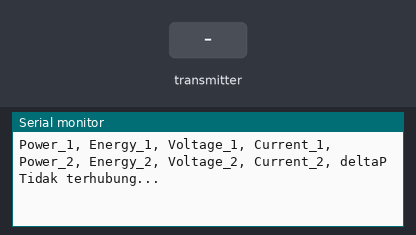
This sketch was run on a simulated Arduino Uno, built with avr-gcc and run on an emulated ATmega328P. Parts: the last lines printed to the serial monitor. Inputs (shaded band) come from the test bench. No radio packets arrive unless stated.

Above: at 18.0 s.
18.1 s: the transmitter starts sending pzem1_power = 0
At 21.1 s:
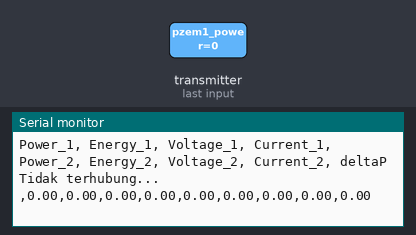
31.5 s: the transmitter starts sending pzem1_energy = 25
At 41.1 s:
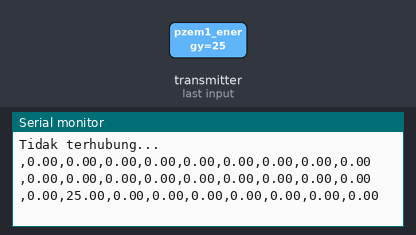
41.4 s: the transmitter starts sending pzem1_voltage = 25
At 51.0 s:
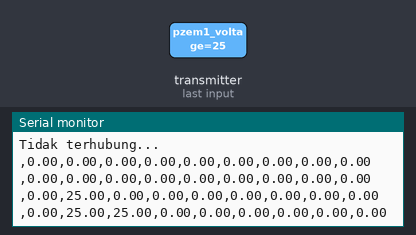
51.3 s: the transmitter starts sending pzem1_current = 25
At 60.9 s:
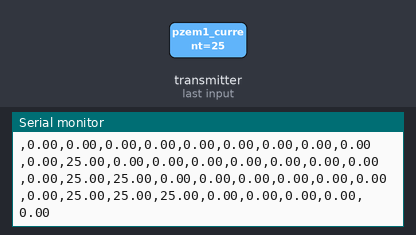
61.2 s: the transmitter starts sending pzem2_power = 25
At 70.8 s:
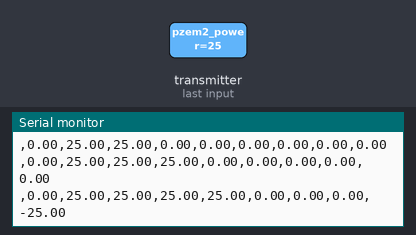
71.1 s: the transmitter starts sending pzem2_energy = 25
At 81.4 s:
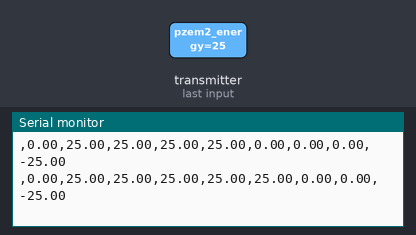

The sketch:

NRF_PZEMRX.ino
```cpp
//==== NODEMCU ESP 8266 AMICA =====
#include <SPI.h>
#include <nRF24L01.h>
#include <RF24.h>

//#define led 5//D1
//yang udah kepake pin: D2, D4, D5, D6, D7 D1, D3, SD3, D7, D8, RX
//JANGAN PAKAI PIN SD2, CMD KARENA JADI EROR

//Relay
//#define relay_1 16 //D0
//#define relay_2 10 //SD3
//#define relay_3 5 //D1

//Input relay
//#define relayInput_1 0 //D3
//#define relayInput_2 15 //D8
//#define relayInput_3 3 //RX


//Baca relay
int input_R1;
int input_R2;
int input_R3;

//Komunikasi SPI
RF24 radio(2,4);

//variabel millis
unsigned long tb1 = 0;
unsigned long tb2 = 0;
unsigned long tb3 = 0;
unsigned long tb4 = 0;

unsigned long tn1;
unsigned long tn2;
unsigned long tn3;
unsigned long tn4;

const byte address[] = "node1";

void setup() {
  Serial.begin(9600);
  //pinMode(led, OUTPUT);
  //pinMode(relay_1, OUTPUT);
  //pinMode(relay_2, OUTPUT);
  //pinMode(relay_3, OUTPUT);
  //pinMode(relayInput_1, INPUT);
  //pinMode(relayInput_2, INPUT);
  //pinMode(relayInput_3, INPUT);
  //pinMode(LED_BUILTIN, OUTPUT);
  Serial.println("Power_1, Energy_1, Voltage_1, Current_1, Power_2, Energy_2, Voltage_2, Current_2, deltaP");
  radio.begin();
  radio.openReadingPipe(0, address);
  //radio.setPALevel(RF24_PA_MAX);
  //radio.setDataRate(RF24_1MBPS);
  radio.startListening();
}

struct datapack {
//PZEM 1
float pzem1_power;
float pzem1_energy;
float pzem1_voltage;
float pzem1_current;
//float pzem1_frequency;
//float pzem1_pf;

//PZEM 2
float pzem2_power;
float pzem2_energy;
float pzem2_voltage;
float pzem2_current;
//float pzem2_frequency;
//float pzem2_pf;
//Supervised system
//float deltaPower;//Delta power
};
datapack data;

void loop() {
  float power_1, energy_1, voltage_1, current_1, frequency_1, pf_1;
  float power_2, energy_2, voltage_2, current_2, frequency_2, pf_2, deltaP;
tn1=millis();
if(tn1-tb1>10000){
  if (radio.available()){
    radio.read(&data, sizeof(data));
    //========= READING MESSAGE =========
    //========= PZEM 1 =========
    //POWER
    Serial.print(",");
    //Serial.print("Power_1: ");
    Serial.print(data.pzem1_power);
    Serial.print(",");

    //ENERGY
    //Serial.print("Energy_1: ");
    Serial.print(data.pzem1_energy);
    Serial.print(",");

    //VOLTAGE
    //Serial.print("Voltage_1: ");
    Serial.print(data.pzem1_voltage);
    Serial.print(",");

    //CURRENT
    //Serial.print("Current_1: ");
    Serial.print(data.pzem1_current);
    Serial.print(",");

    //FREQUENCY
    //Serial.print("Frequency_1: "); Serial.println(data.pzem1_frequency);

    //POWER FACTOR
    //Serial.print("PF_1: "); Serial.println(data.pzem1_pf);

    //========= PZEM 2 =========

    //Serial.print("=========================================="); Serial.println();
    //POWER
    //Serial.print("Power_2: ");
    Serial.print(data.pzem2_power);
    Serial.print(",");

    //ENERGY
    //Serial.print("Energy_2: ");
    Serial.print(data.pzem2_energy);
    Serial.print(",");

    //VOLTAGE
    //Serial.print("Voltage_2: ");
    Serial.print(data.pzem2_voltage);
    Serial.print(",");

    //CURRENT
    //Serial.print("Current_2: ");
    Serial.print(data.pzem2_current);
    Serial.print(",");

    //FREQUENCY
    //Serial.print("Frequency_2: "); Serial.println(data.pzem2_frequency);

    //POWER FACTOR
    //Serial.print("PF_2: "); Serial.println(data.pzem2_pf);

    //DELTA POWER (SUPERVISED SYSTEM)
    deltaP = data.pzem1_power - data.pzem2_power;
    //Serial.print("Delta Power: ");
    Serial.println(deltaP);

    //Serial.print("=========================================="); Serial.println();
/*
//================  SISTEM SUPERVISI  =======================
//power_1 = beban (yg harus selalu lebih besar)
//power_2 = PV (yg harus selalu lebih kecil)

//------- MEMATIKAN RELAY ---------
//Mematikan 1
if (input_R1==0 && input_R2==0 && input_R3==0 && deltaP < 0){
digitalWrite(relay_1, HIGH);
digitalWrite(relay_2, LOW);
digitalWrite(relay_3, LOW);
//Serial.println("fase 1: relay 1 nyala & PV 1 mati");
//baca relay
input_R1 = digitalRead (relayInput_1);
input_R2 = digitalRead (relayInput_2);
input_R3 = digitalRead (relayInput_3);
Serial.print(",");
Serial.print(input_R1);
Serial.print(",");
Serial.print(input_R2);
Serial.print(",");
Serial.println(input_R3);
}


//Mematikan 2
else if (input_R1==1 && input_R2==0 && input_R3==0 && deltaP < 0){
digitalWrite(relay_1, HIGH);
digitalWrite(relay_2, HIGH);
digitalWrite(relay_3, LOW);
//Serial.println("fase 2: relay 1,2 nyala & PV 1,2 mati");
//baca relay
input_R1 = digitalRead (relayInput_1);
input_R2 = digitalRead (relayInput_2);
input_R3 = digitalRead (relayInput_3);
Serial.print(",");
Serial.print(input_R1);
Serial.print(",");
Serial.print(input_R2);
Serial.print(",");
Serial.println(input_R3);
}
//Mematikan 3
else if (input_R1==1 && input_R2==1 && input_R3==0 && deltaP < 0){
digitalWrite(relay_1, HIGH);
digitalWrite(relay_2, HIGH);
digitalWrite(relay_3, HIGH);
//Serial.println("fase 3: relay 1,2,3 nyala & PV 1,2,3 mati");
//baca relay
input_R1 = digitalRead (relayInput_1);
input_R2 = digitalRead (relayInput_2);
input_R3 = digitalRead (relayInput_3);
Serial.print(",");
Serial.print(input_R1);
Serial.print(",");
Serial.print(input_R2);
Serial.print(",");
Serial.println(input_R3);
}

//------- MENYALAKAN RELAY ---------
//Menyalakan 1
else if (input_R1==1 && input_R2==0 && input_R3==0 && deltaP > 0 && deltaP > 95){
digitalWrite(relay_1, LOW);
digitalWrite(relay_2, LOW);
digitalWrite(relay_3, LOW);
//Serial.println("fase 4: relay 1,2,3 mati & PV 1,2,3 nyala (Menyalakan)");
//baca relay
input_R1 = digitalRead (relayInput_1);
input_R2 = digitalRead (relayInput_2);
input_R3 = digitalRead (relayInput_3);
Serial.print(",");
Serial.print(input_R1);
Serial.print(",");
Serial.print(input_R2);
Serial.print(",");
Serial.println(input_R3);
}
//Menyalakan 2
else if (input_R1==1 && input_R2==1 && input_R3==0 && deltaP > 0 && deltaP > 95){
digitalWrite(relay_1, HIGH);
digitalWrite(relay_2, LOW);
digitalWrite(relay_3, LOW);
//Serial.println("fase 5: relay 1 nyala & PV 1 mati (Menyalakan)");
//baca relay
input_R1 = digitalRead (relayInput_1);
input_R2 = digitalRead (relayInput_2);
input_R3 = digitalRead (relayInput_3);
Serial.print(",");
Serial.print(input_R1);
Serial.print(",");
Serial.print(input_R2);
Serial.print(",");
Serial.println(input_R3);
}
//Menyalakan 3
else if (input_R1==1 && input_R2==1 && input_R3==1 && deltaP > 0 && deltaP > 95){
digitalWrite(relay_1, HIGH);
digitalWrite(relay_2, HIGH);
digitalWrite(relay_3, LOW);
//Serial.println("fase 6: relay 1,2 nyala & PV 1,2 mati (Menyalakan)");
//baca relay
input_R1 = digitalRead (relayInput_1);
input_R2 = digitalRead (relayInput_2);
input_R3 = digitalRead (relayInput_3);
Serial.print(",");
Serial.print(input_R1);
Serial.print(",");
Serial.print(input_R2);
Serial.print(",");
Serial.println(input_R3);
}

//Jika diluar kondisi diatas
else{
//baca relay
input_R1 = digitalRead (relayInput_1);
input_R2 = digitalRead (relayInput_2);
input_R3 = digitalRead (relayInput_3);
Serial.print(",");
Serial.print(input_R1);
Serial.print(",");
Serial.print(input_R2);
Serial.print(",");
Serial.println(input_R3);
}
/*
   //======= LED SIGNAL DITERIMA =========
     digitalWrite(led, HIGH);
     delay(500);
     digitalWrite(led, LOW);
     delay(500);
*/
  }
  else{
    Serial.println("Tidak terhubung...");
  }
  tb1=tn1;
}
}
```

Measured:
- after the input at 18.1 s, the serial monitor: prints a new line after 1.9 s (image 1)
- after the input at 31.5 s, the serial monitor: prints a new line after 8.5 s (image 2)
- after the input at 41.4 s, the serial monitor: prints a new line after 8.6 s (image 3)
- after the input at 51.3 s, the serial monitor: prints a new line after 8.7 s (image 4)
- after the input at 61.2 s, the serial monitor: prints a new line after 8.8 s (image 5)
- after the input at 71.1 s, the serial monitor: prints a new line after 8.9 s (image 6)
